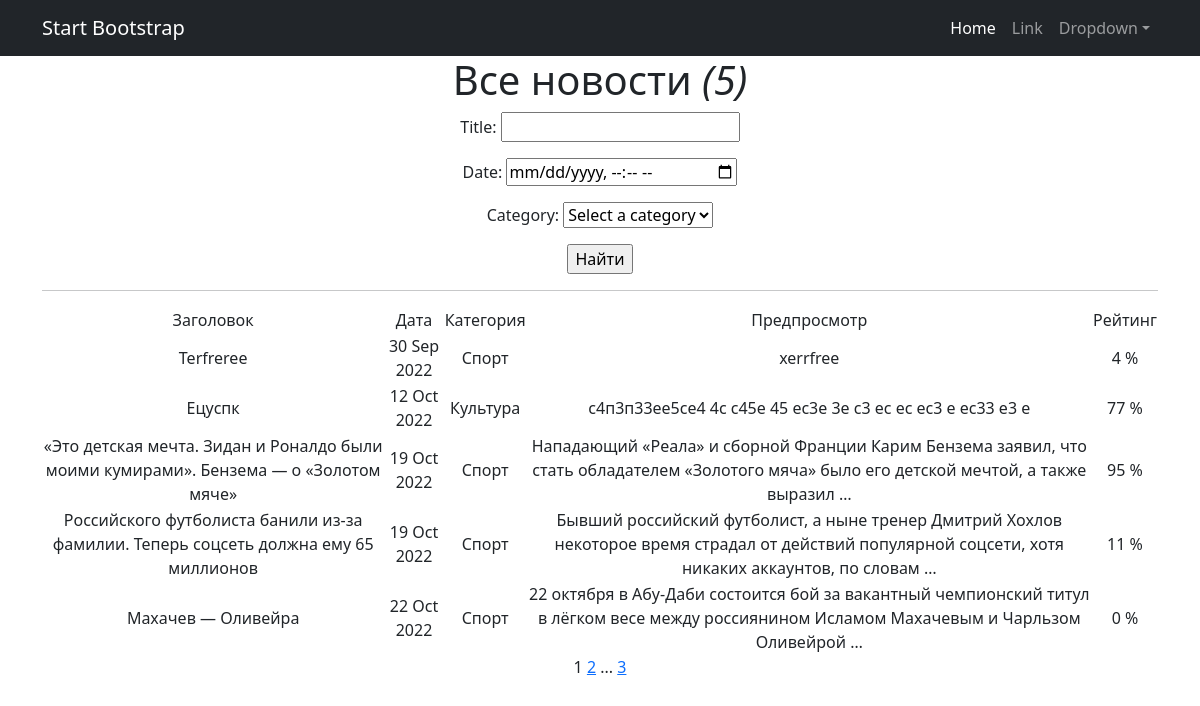
/news/search, run on the app's committed database.
### simpleapp/models.py (models this page shows, shortened)
class Post(models.Model):
    title = models.CharField(
        max_length=100,
        unique=True,  # названия постов не должны повторяться
    )
    text = models.TextField()
    time_in = models.DateTimeField(auto_now_add=True)
    rating = models.IntegerField(
        validators=[MinValueValidator(0)],
    )
    article = 'AR'
    news = 'NE'
    TYPE = [
        (article, 'Статья'),
        (news, 'Новость'),
    ]
    type = models.CharField(max_length=2, choices=TYPE, default=article)
    category = models.ForeignKey(
        to='Category',
        on_delete=models.CASCADE,
        related_name='post',
    )

class Category(models.Model):
    name = models.CharField(max_length=20, unique=True)
    subscribers = models.ManyToManyField(User, related_name='categories')
    def __str__(self):
        return f'{self.name}'

### simpleapp/views.py (the view)
# urls.py: path('search', SearchList.as_view(), name='post_search'),
class SearchList(ListView):
    model = Post
    ordering = 'time_in'
    template_name = 'search.html'
    context_object_name = 'Posts'
    paginate_by = 5
    def get_queryset(self):
        queryset = super().get_queryset()
        self.filterset = PostFilter(self.request.GET, queryset)
        return self.filterset.qs
    def get_context_data(self, **kwargs):
        context = super().get_context_data(**kwargs)
        context['filterset'] = self.filterset
        return context

### simpleapp/templatetags/custom_filters.py (called while the page is built)
@register.filter()
def currency(value):
   return f'{value} %'

### simpleapp/templatetags/custom_tags.py (called while the page is built)
@register.simple_tag(takes_context=True)
def url_replace(context, **kwargs):
   d = context['request'].GET.copy()
   for k, v in kwargs.items():
       d[k] = v
   return d.urlencode()

### templates/search.html (shortened to what this page needs)
{% extends 'flatpages/default.html' %}
{% load custom_filters %}
{% load custom_tags %}
{% block content %}
   <h1>Все новости <i>({{ Posts|length }})</i> </h1>
   <form action="" method="get">
       {{ filterset.form.as_p }}
       <input type="submit" value="Найти" />
   </form>
    <hr>
   {% if Posts %}
       <table>
           <tr>
               <td>
                   Заголовок
               </td>
               <td>
                   Дата
               </td>
               <td>
                   Категория
               </td>
               <td>
                   Предпросмотр
               </td>
               <td>
                   Рейтинг
               </td>
                {% for post in Posts %}
                <tr>
               <td>{{ post.title }}</td>
               <td>{{ post.time_in|date:'d M Y' }}</td>
               <td>{{ post.category }}</td>
               <td>{{ post.text|truncatewords:20 }}</td>
               <td>{{ post.rating|currency }}</td>
                </tr>
                {% endfor %}
                </tr>
       </table>
   {% else %}
       <h2>Новостей нет!</h2>
   {% endif %}
   {{ page_obj.number }}
   {% if page_obj.has_next %}
       <a href="?{% url_replace page=page_obj.next_page_number %}">{{ page_obj.next_page_number }}</a>
       {% if paginator.num_pages != page_obj.next_page_number %}
           ...
           <a href="?{% url_replace page=page_obj.paginator.num_pages %}">{{ page_obj.paginator.num_pages }}</a>
       {% endif %}
   {% endif %}
{% endblock content %}

### templates/flatpages/default.html (shortened to what this page needs)
<!DOCTYPE html>
<html lang="en">
    <head>
        {% load static %}
        <link href="{% static 'css/styles.css' %}" rel="stylesheet" />
    </head>
    <body>
        <nav class="navbar navbar-expand-lg navbar-dark bg-dark">
            <div class="container">
                <a class="navbar-brand" href="#">Start Bootstrap</a>
                <div class="collapse navbar-collapse" id="navbarSupportedContent">
                    <ul class="navbar-nav ms-auto mb-2 mb-lg-0">
                        <li class="nav-item"><a class="nav-link active" aria-current="page" href="#">Home</a></li>
                        <li class="nav-item"><a class="nav-link" href="#">Link</a></li>
                        <li class="nav-item dropdown">
                            <a class="nav-link dropdown-toggle" id="navbarDropdown" href="#" role="button" data-bs-toggle="dropdown" aria-expanded="false">Dropdown</a>
                        </li>
                    </ul>
                </div>
            </div>
        </nav>
        <div class="container">
           <div class="row">
                <div class="col-lg-12 text-center">
                    {% block content %}{% endblock content %}
                </div>
            </div>
        </div>
    </body>
</html>

### data on the page
Post: title "Terfreree", time_in "30 Sep 2022", category "Спорт", text "xerrfree", rating "4 %"
Post: title "Ецуспк", time_in "12 Oct 2022", category "Культура", text "с4п3п33ее5се4 4с с45е 45 ес3е 3е с3 ес ес ес3 е ес33 е3 е", rating "77 %"
Post: title "«Это детская мечта. Зидан и Роналдо были моими кумирами». Бензема — о «Золотом мяче»", time_in "19 Oct 2022", category "Спорт", text "Нападающий «Реала» и сборной Франции Карим Бензема заявил, что стать обладателем «Золотого мяча» было его детской мечтой, а также выразил …", rating "95 %"
Post: title "Российского футболиста банили из-за фамилии. Теперь соцсеть должна ему 65 миллионов", time_in "19 Oct 2022", category "Спорт", text "Бывший российский футболист, а ныне тренер Дмитрий Хохлов некоторое время страдал от действий популярной соцсети, хотя никаких аккаунтов, по словам …", rating "11 %"
Post: title "Махачев — Оливейра", time_in "22 Oct 2022", category "Спорт", text "22 октября в Абу-Даби состоится бой за вакантный чемпионский титул в лёгком весе между россиянином Исламом Махачевым и Чарльзом Оливейрой …", rating "0 %"

### other printed values
{{ Posts|length }} "5"
{{ page_obj.number }} "1"
{{ page_obj.next_page_number }} "2"
{{ page_obj.paginator.num_pages }} "3"
